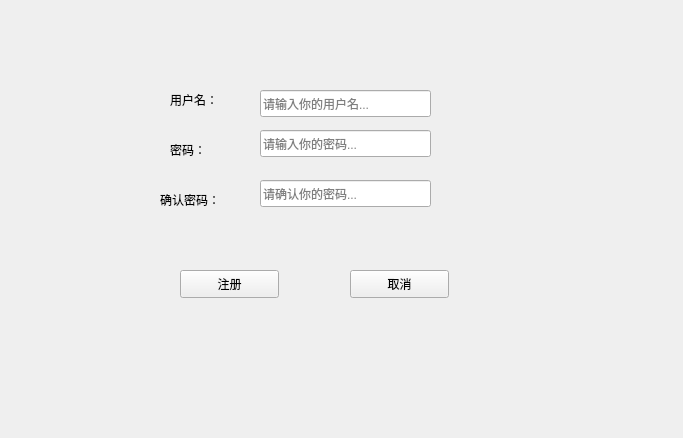
<?xml version="1.0" encoding="UTF-8"?>
<ui version="4.0">
 <class>Sign_in</class>
 <widget class="QWidget" name="Sign_in">
  <property name="geometry">
   <rect>
    <x>0</x>
    <y>0</y>
    <width>683</width>
    <height>438</height>
   </rect>
  </property>
  <property name="windowTitle">
   <string>注册</string>
  </property>
  <widget class="QLineEdit" name="Sign_in_UsernameT">
   <property name="geometry">
    <rect>
     <x>260</x>
     <y>90</y>
     <width>171</width>
     <height>27</height>
    </rect>
   </property>
   <property name="placeholderText">
    <string>请输入你的用户名...</string>
   </property>
  </widget>
  <widget class="QLineEdit" name="Sign_in_PassWordT">
   <property name="geometry">
    <rect>
     <x>260</x>
     <y>130</y>
     <width>171</width>
     <height>27</height>
    </rect>
   </property>
   <property name="placeholderText">
    <string>请输入你的密码...</string>
   </property>
  </widget>
  <widget class="QLineEdit" name="Sign_in_PassWordAT">
   <property name="geometry">
    <rect>
     <x>260</x>
     <y>180</y>
     <width>171</width>
     <height>27</height>
    </rect>
   </property>
   <property name="placeholderText">
    <string>请确认你的密码...</string>
   </property>
  </widget>
  <widget class="QLabel" name="Sign_in_Username">
   <property name="geometry">
    <rect>
     <x>170</x>
     <y>90</y>
     <width>69</width>
     <height>19</height>
    </rect>
   </property>
   <property name="text">
    <string>用户名：</string>
   </property>
  </widget>
  <widget class="QLabel" name="Sign_in_PassWord">
   <property name="geometry">
    <rect>
     <x>170</x>
     <y>140</y>
     <width>69</width>
     <height>19</height>
    </rect>
   </property>
   <property name="text">
    <string>密码：</string>
   </property>
  </widget>
  <widget class="QLabel" name="Sign_in_PassWordA">
   <property name="geometry">
    <rect>
     <x>160</x>
     <y>190</y>
     <width>69</width>
     <height>19</height>
    </rect>
   </property>
   <property name="text">
    <string>确认密码：</string>
   </property>
  </widget>
  <widget class="QPushButton" name="Sign_in_Button">
   <property name="geometry">
    <rect>
     <x>180</x>
     <y>270</y>
     <width>99</width>
     <height>28</height>
    </rect>
   </property>
   <property name="text">
    <string>注册</string>
   </property>
  </widget>
  <widget class="QPushButton" name="Sign_in_Cencel">
   <property name="geometry">
    <rect>
     <x>350</x>
     <y>270</y>
     <width>99</width>
     <height>28</height>
    </rect>
   </property>
   <property name="text">
    <string>取消</string>
   </property>
  </widget>
 </widget>
 <resources/>
 <connections/>
</ui>
